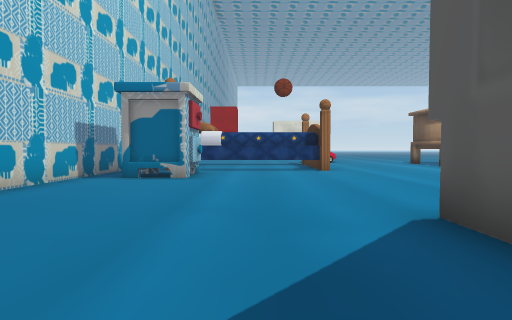
View 1 (above)

24 first-person views from a walk through a scene from a Unity 3-D project. The camera is 1.3 m above the floor, tilts 2° down and sees 80° across. The floor is counted in squares, 1.8 m on a side. Each view is taken from the middle of a square. On the plan, view 1 faces up. The plan holds only what a view shows up to about 10 squares ahead; the rest is blank. The place goes on beyond the plan. The player character is not drawn. Some surface patterns are stand-ins.

View 2
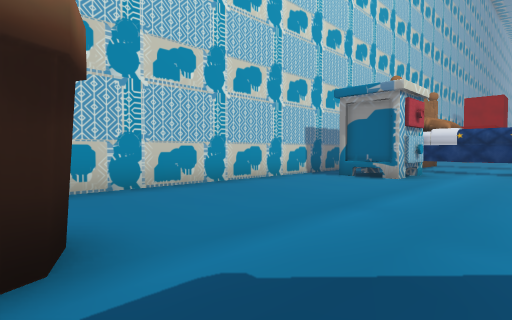

View 3
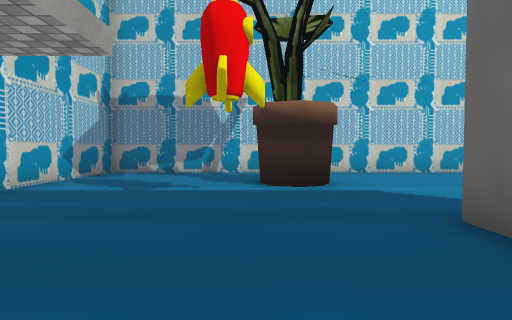

View 4
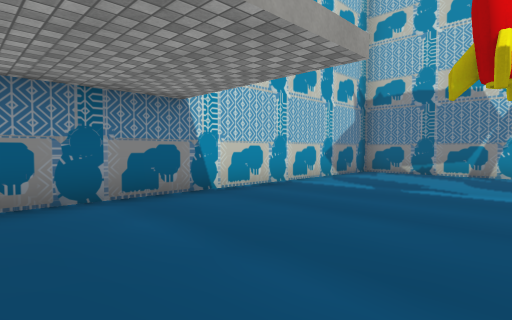

View 5
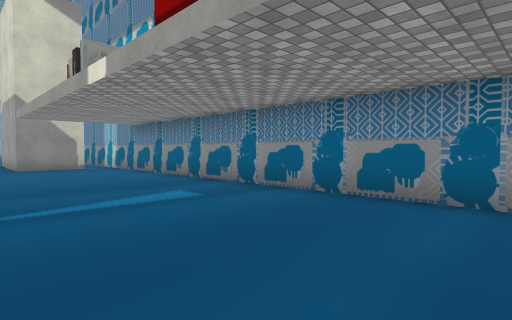

View 6
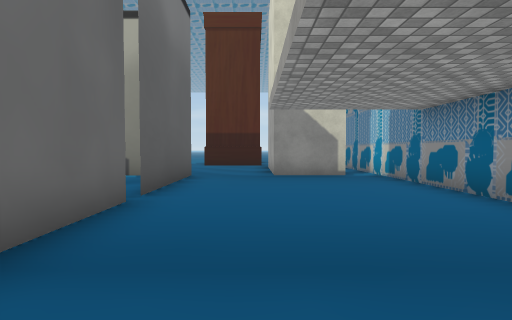

View 7
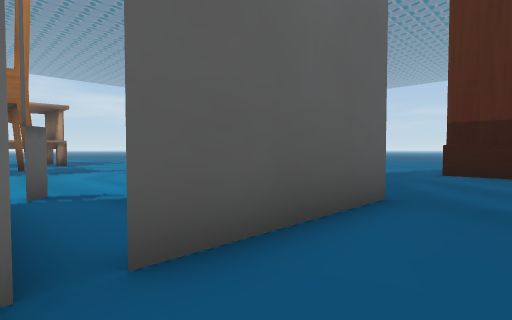

View 8
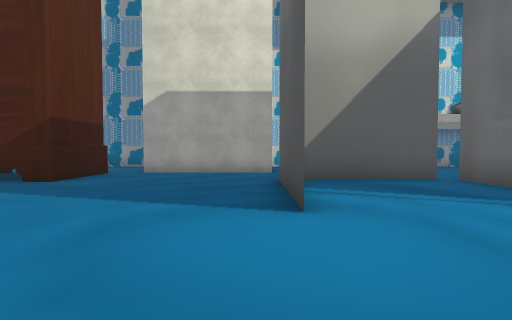

View 9
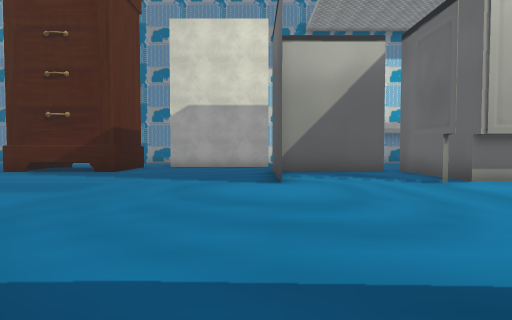

View 10
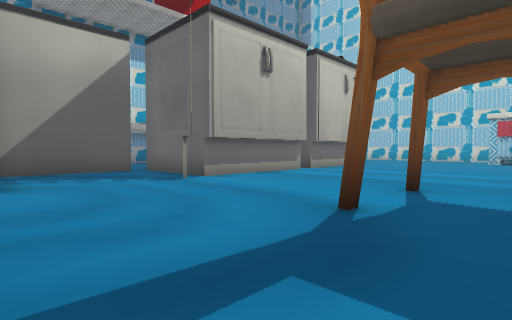

View 11
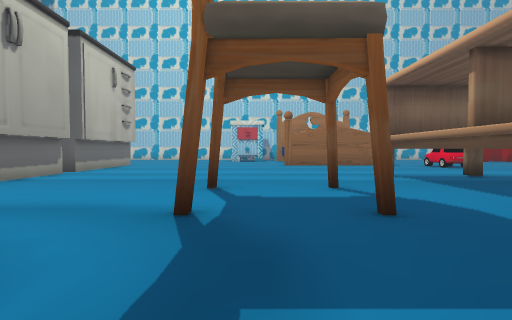

View 12
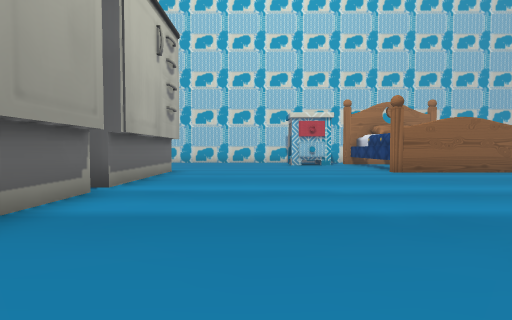

View 13
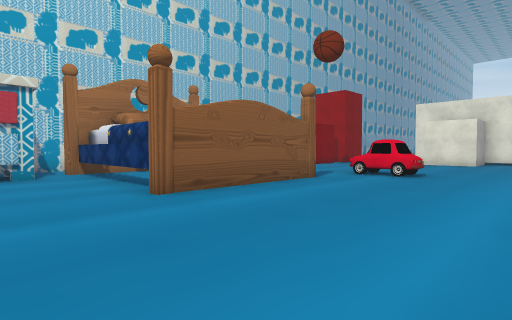

View 14
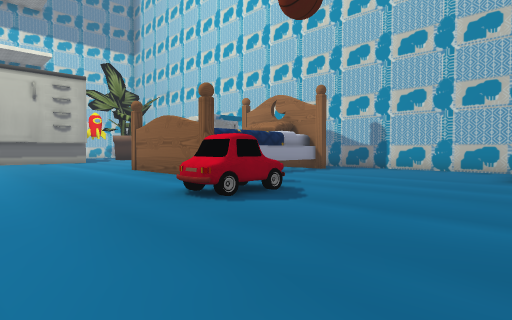

View 15
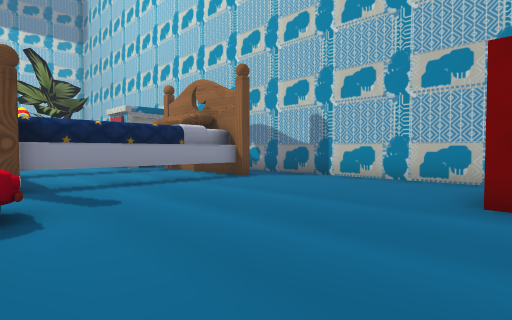

View 16
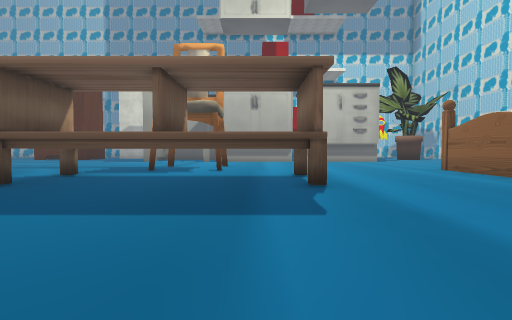

View 17
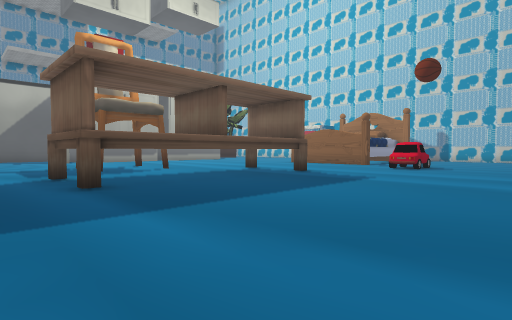

View 18
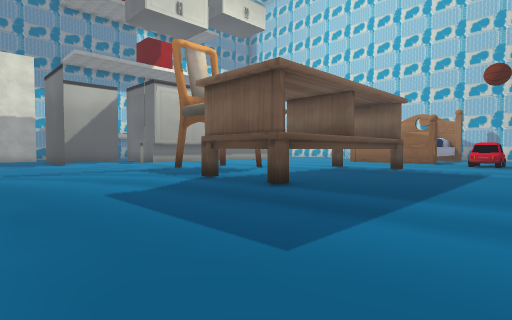

View 19
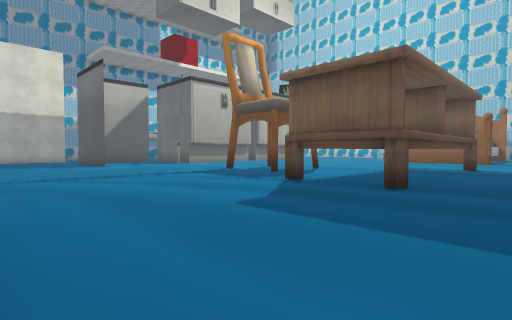

View 20
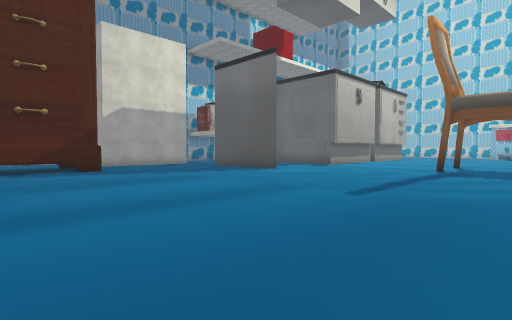

View 21
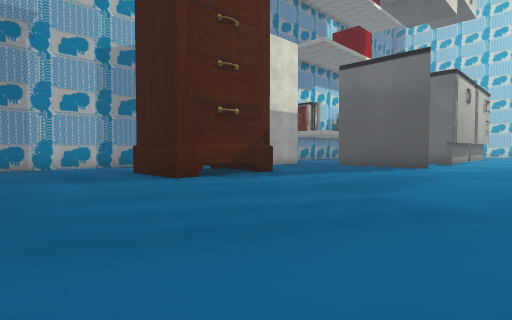

View 22
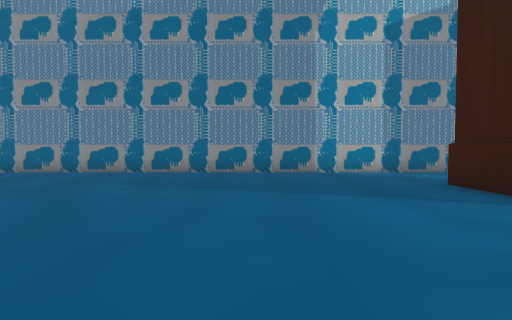

View 23
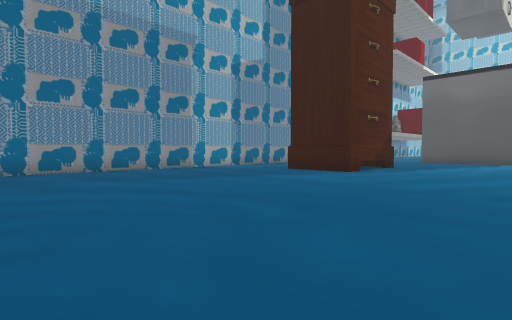

View 24
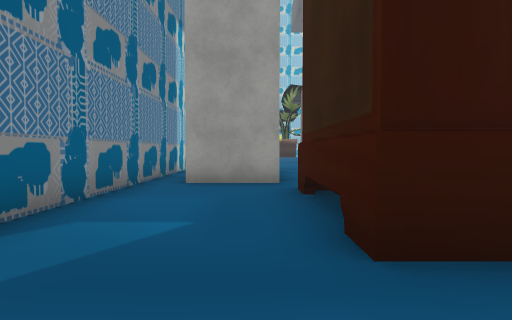

### Floor plan
Key: @ floor where view 1 was taken; # wall or solid block; x gap in a wall; . floor; / step, stairs or slope; ^ raised ledge; T thing the floor can be seen under or through; O other object.
Columns run from 5 left of view 1 to 33 right of it. Each row starts with its distance up from view 1.
 21    #......... . ......
 20 #.....................
 19 #........................
 18 #........................
 17 #......./O................
 16 #.........................
 15 #............^^^#^^^......
 14 #.######.....      T......
 13   #    #.....^^^#^ T......
 12   #    #..................
 11 # ######......................
 10 #..............#..#...........
  9 #.OO..........................
  8 #.OO...........#..#...........
  7 #.................................
  6 #.................................
  5 #......................................
  4 #......................................
  3 #......###########..#..................
  2 #......#        #...#..................
  1 #......#        #...#..................
  0 #  OO@....    ###x###.....####.........
 -1 #.........................####........
 -2 #.........................####.........
 -3 #....................####..............
 -4 #....................#  #..............
 -5 #......................................
 -6 #######################################

Where each view was taken, in squares from view 1:
view 1: 0 up, 0 right, facing up
view 2: 0 up, 1 right, facing up-left
view 3: 1 down, 5 right, facing left
view 4: 1 down, 5 right, facing down-left
view 5: 1 down, 3 right, facing down-right
view 6: 2 down, 7 right, facing right
view 7: 2 down, 11 right, facing up-right
view 8: 7 up, 16 right, facing down
view 9: 10 up, 16 right, facing down
view 10: 10 up, 16 right, facing down-left
view 11: 9 up, 16 right, facing left
view 12: 6 up, 12 right, facing left
view 13: 8 up, 7 right, facing up-left
view 14: 21 up, 7 right, facing down-left
view 15: 21 up, 3 right, facing down-left
view 16: 21 up, 9 right, facing down
view 17: 21 up, 16 right, facing down-left
view 18: 19 up, 19 right, facing down-left
view 19: 17 up, 20 right, facing down-left
view 20: 11 up, 24 right, facing down-left
view 21: 7 up, 28 right, facing down-left
view 22: 4 up, 28 right, facing down
view 23: 5 up, 33 right, facing down-left
view 24: 3 down, 26 right, facing left
